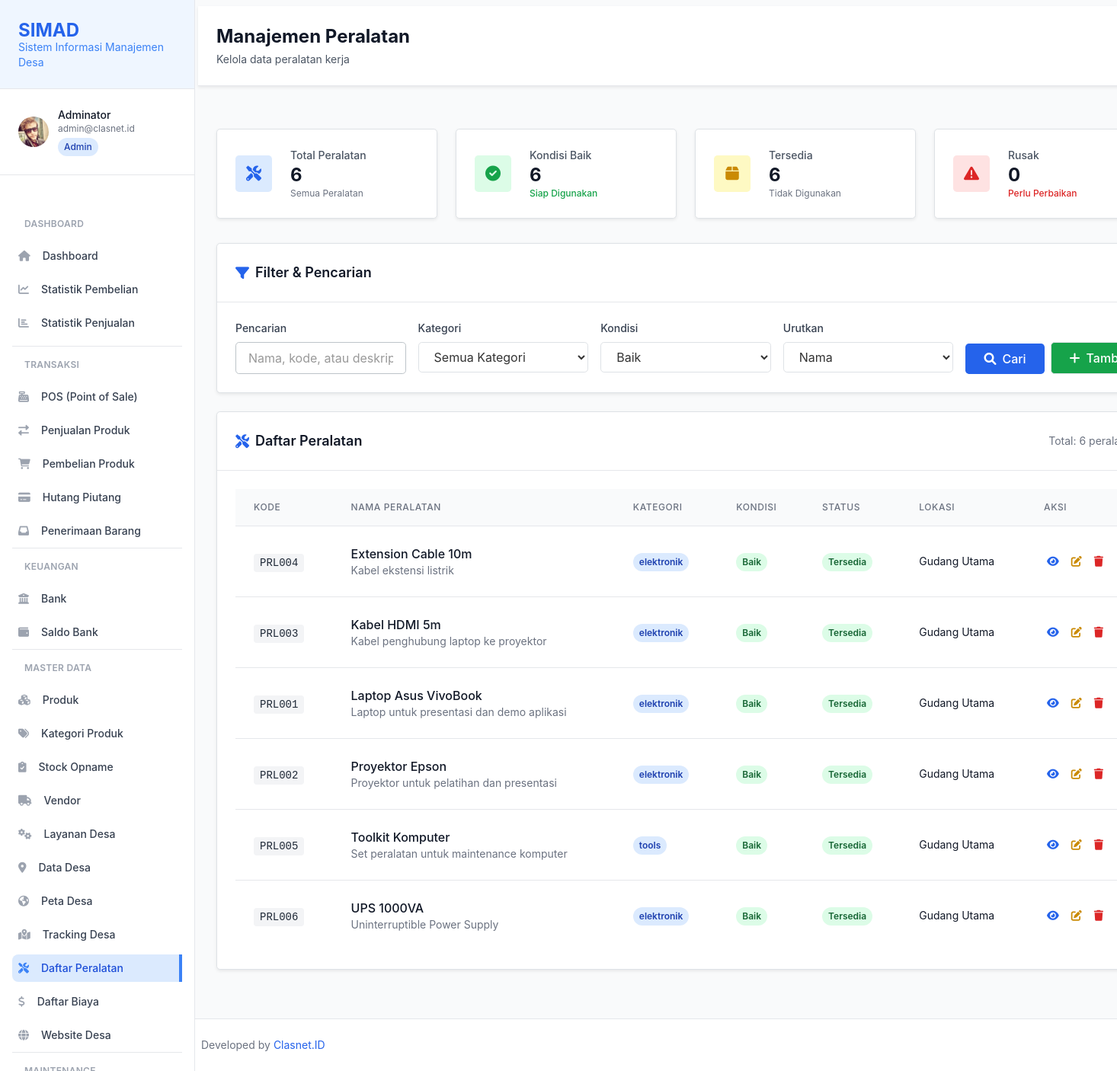
Page /peralatan.php (signed in) on the committed database.
### tables this page shows
CREATE TABLE `users` (
  `id` int(11) NOT NULL,
  `username` varchar(50) NOT NULL,
  `email` varchar(100) NOT NULL,
  `password` varchar(255) NOT NULL,
  `nama_lengkap` varchar(100) NOT NULL,
  `role` enum('admin','akunting','supervisor','teknisi','programmer','sales','finance') NOT NULL,
  `no_hp` varchar(20) DEFAULT NULL,
  `foto_profil` varchar(255) DEFAULT NULL,
  `status` enum('aktif','nonaktif') DEFAULT 'aktif',
  `created_at` timestamp NOT NULL DEFAULT current_timestamp(),
  `updated_at` timestamp NOT NULL DEFAULT current_timestamp() ON UPDATE current_timestamp(),
  `last_login` timestamp NULL DEFAULT NULL
);

CREATE TABLE `peralatan` (
  `id` int(11) NOT NULL,
  `kode_peralatan` varchar(20) NOT NULL,
  `nama_peralatan` varchar(100) NOT NULL,
  `kategori` enum('elektronik','tools','kendaraan','lainnya') NOT NULL,
  `deskripsi` text DEFAULT NULL,
  `kondisi` enum('baik','rusak_ringan','rusak_berat','maintenance') DEFAULT 'baik',
  `lokasi_penyimpanan` varchar(100) DEFAULT NULL,
  `tanggal_beli` date DEFAULT NULL,
  `harga_beli` decimal(15,2) DEFAULT NULL,
  `masa_garansi` int(11) DEFAULT NULL COMMENT 'dalam bulan',
  `status` enum('tersedia','digunakan','maintenance','hilang') DEFAULT 'tersedia',
  `foto` varchar(255) DEFAULT NULL,
  `created_at` timestamp NOT NULL DEFAULT current_timestamp(),
  `updated_at` timestamp NOT NULL DEFAULT current_timestamp() ON UPDATE current_timestamp()
);

### peralatan.php (the view, shortened to what the rows shown need)
<?php
require_once 'config/database.php';
require_once 'config/auth.php';
$db = getDatabase();
$status_filter = $_GET['status'] ?? 'baik';
$sort = $_GET['sort'] ?? 'nama_peralatan';
$order = $_GET['order'] ?? 'ASC';
$page = max(1, intval($_GET['page'] ?? 1));
$limit = 20;
$offset = ($page - 1) * $limit;
$where_conditions = [];
$params = [];
if (!empty($status_filter)) {
    $where_conditions[] = "kondisi = ?";
    $params[] = $status_filter;
}
$where_clause = !empty($where_conditions) ? 'WHERE ' . implode(' AND ', $where_conditions) : '';
$sort_mapping = [
    'nama_peralatan' => 'nama_peralatan',
    'kode_peralatan' => 'kode_peralatan',
    'kategori' => 'kategori',
    'kondisi' => 'kondisi',
    'lokasi_penyimpanan' => 'lokasi_penyimpanan',
    'created_at' => 'created_at'
];
$sort_column = $sort_mapping[$sort];
$order = strtoupper($order) === 'DESC' ? 'DESC' : 'ASC';
$query = "SELECT * FROM peralatan {$where_clause} ORDER BY {$sort_column} {$order} LIMIT {$limit} OFFSET {$offset}";
$peralatan_list = $db->select($query, $params);
function getKondisiBadgeClass($kondisi) {
    $badges = [
        'baik' => 'bg-green-100 text-green-800',
        'rusak_ringan' => 'bg-yellow-100 text-yellow-800',
        'rusak_berat' => 'bg-red-100 text-red-800',
        'maintenance' => 'bg-orange-100 text-orange-800'
    ];
    return $badges[$kondisi] ?? 'bg-gray-100 text-gray-800';
}
function getStatusBadgeClass($status) {
    $badges = [
        'tersedia' => 'bg-green-100 text-green-800',
        'digunakan' => 'bg-blue-100 text-blue-800',
        'tidak_tersedia' => 'bg-red-100 text-red-800'
    ];
    return $badges[$status] ?? 'bg-gray-100 text-gray-800';
}
require_once 'layouts/header.php';
?>
    <div class="bg-white shadow-sm border-b border-gray-200 mb-6">
        <div class="px-6 py-4">
            <div class="flex flex-col sm:flex-row sm:items-center sm:justify-between">
                <div>
                    <h1 class="text-2xl font-bold text-gray-900">Manajemen Peralatan</h1>
                </div>
            </div>
        </div>
    </div>
    <div class="max-w-7xl ml-0 px-4 sm:px-6 lg:px-8 py-8">
        <div class="bg-white rounded-lg shadow-sm border border-gray-200">
            <div class="p-6">
                <?php if (empty($peralatan_list)): ?>
                <div class="text-center py-12">
                    <i class="fas fa-tools text-6xl text-gray-300 mb-4"></i>
                    <p class="text-gray-500 text-lg mb-4">Tidak ada data peralatan yang ditemukan.</p>
                    <?php if (AuthStatic::hasRole(['admin', 'supervisor'])): ?>
                    <a href="peralatan-add.php" class="bg-primary-600 hover:bg-primary-700 text-white font-medium py-2 px-4 rounded-lg transition duration-200 inline-flex items-center">
                        <i class="fas fa-plus mr-2"></i>Tambah Peralatan Pertama
                    </a>
                    <?php endif; ?>
                </div>
                <?php else: ?>
                <div class="overflow-x-auto">
                    <table class="min-w-full divide-y divide-gray-200">
                        <thead class="bg-gray-50">
                            <tr>
                                <th class="px-6 py-3 text-left text-xs font-medium text-gray-500 uppercase tracking-wider">Kode</th>
                                <th class="px-6 py-3 text-left text-xs font-medium text-gray-500 uppercase tracking-wider">Nama Peralatan</th>
                                <th class="px-6 py-3 text-left text-xs font-medium text-gray-500 uppercase tracking-wider">Kategori</th>
                                <th class="px-6 py-3 text-left text-xs font-medium text-gray-500 uppercase tracking-wider">Kondisi</th>
                                <th class="px-6 py-3 text-left text-xs font-medium text-gray-500 uppercase tracking-wider">Status</th>
                                <th class="px-6 py-3 text-left text-xs font-medium text-gray-500 uppercase tracking-wider">Lokasi</th>
                                <th class="px-6 py-3 text-left text-xs font-medium text-gray-500 uppercase tracking-wider">Aksi</th>
                            </tr>
                        </thead>
                        <tbody class="bg-white divide-y divide-gray-200">
                            <?php foreach ($peralatan_list as $peralatan): ?>
                            <tr class="hover:bg-gray-50">
                                <td class="px-6 py-4 whitespace-nowrap">
                                    <code class="bg-gray-100 text-gray-800 px-2 py-1 rounded text-sm"><?php echo htmlspecialchars($peralatan['kode_peralatan']); ?></code>
                                </td>
                                <td class="px-6 py-4">
                                    <div class="font-medium text-gray-900"><?php echo htmlspecialchars($peralatan['nama_peralatan']); ?></div>
                                    <?php if (!empty($peralatan['deskripsi'])): ?>
                                    <div class="text-sm text-gray-500"><?php echo htmlspecialchars(substr($peralatan['deskripsi'], 0, 50)) . (strlen($peralatan['deskripsi']) > 50 ? '...' : ''); ?></div>
                                    <?php endif; ?>
                                </td>
                                <td class="px-6 py-4 whitespace-nowrap">
                                    <span class="inline-flex px-2 py-1 text-xs font-semibold rounded-full bg-blue-100 text-blue-800"><?php echo htmlspecialchars($peralatan['kategori']); ?></span>
                                </td>
                                <td class="px-6 py-4 whitespace-nowrap">
                                    <span class="inline-flex px-2 py-1 text-xs font-semibold rounded-full <?php echo getKondisiBadgeClass($peralatan['kondisi']); ?>">
                                        <?php echo ucfirst($peralatan['kondisi']); ?>
                                    </span>
                                </td>
                                <td class="px-6 py-4 whitespace-nowrap">
                                    <span class="inline-flex px-2 py-1 text-xs font-semibold rounded-full <?php echo getStatusBadgeClass($peralatan['status']); ?>">
                                        <?php echo ucfirst(str_replace('_', ' ', $peralatan['status'])); ?>
                                    </span>
                                </td>
                                <td class="px-6 py-4 text-sm text-gray-900"><?php echo htmlspecialchars($peralatan['lokasi_penyimpanan']); ?></td>
                                <td class="px-6 py-4 whitespace-nowrap text-sm font-medium">
                                    <div class="flex space-x-2">
                                        <a href="peralatan-view.php?id=<?php echo $peralatan['id']; ?>"
                                           class="text-blue-600 hover:text-blue-900 p-1 rounded" title="Lihat Detail">
                                            <i class="fas fa-eye"></i>
                                        </a>
                                        <?php if (AuthStatic::hasRole(['admin', 'supervisor'])): ?>
                                        <a href="peralatan-edit.php?id=<?php echo $peralatan['id']; ?>"
                                           class="text-yellow-600 hover:text-yellow-900 p-1 rounded" title="Edit">
                                            <i class="fas fa-edit"></i>
                                        </a>
                                        <?php endif; ?>
                                        <?php if (AuthStatic::hasRole(['admin'])): ?>
                                        <button type="button" class="text-red-600 hover:text-red-900 p-1 rounded"
                                                onclick="confirmDelete(<?php echo $peralatan['id']; ?>, '<?php echo htmlspecialchars($peralatan['nama_peralatan']); ?>')"
                                                title="Hapus">
                                            <i class="fas fa-trash"></i>
                                        </button>
                                        <?php endif; ?>
                                    </div>
                                </td>
                            </tr>
                            <?php endforeach; ?>
                        </tbody>
                </table>
            </div>
            <?php endif; ?>
        </div>
    </div>
</div>
<?php require_once 'layouts/footer.php'; ?>

### layouts/header.php (shortened to what the rows shown need)
<?php
if (class_exists('AuthStatic') && AuthStatic::isLoggedIn()) {
    $user = AuthStatic::getCurrentUser();
}
?>
<!DOCTYPE html>
<html lang="id" class="h-full bg-gray-50">
<head>
    <link href="https://cdn.jsdelivr.net/npm/bootstrap@4.6.2/dist/css/bootstrap.min.css" rel="stylesheet">
    <script src="https://cdn.tailwindcss.com"></script>
    <link href="https://cdnjs.cloudflare.com/ajax/libs/font-awesome/6.0.0/css/all.min.css" rel="stylesheet">
    <link href="css/pwa-mobile.css?v=<?php echo time(); ?>" rel="stylesheet">
    <link href="https://cdn.jsdelivr.net/npm/select2@4.1.0-rc.0/dist/css/select2.min.css" rel="stylesheet" />
</head>
<body class="h-full bg-gray-50">
    <aside id="sidebar" class="fixed top-0 left-0 z-20 flex flex-col flex-shrink-0 hidden w-64 h-full font-normal duration-75 lg:flex transition-width" aria-label="Sidebar">
        <div class="relative flex-1 flex flex-col min-h-0 border-r border-gray-200 bg-white">
            <div class="px-4 py-4 border-b border-gray-200 bg-white">
                <div class="flex items-center space-x-3">
                    <div class="flex-1 min-w-0">
                        <p class="text-sm font-medium text-gray-900 truncate">
                            <?php echo htmlspecialchars($user['nama_lengkap'] ?? 'User'); ?>
                        </p>
                        <p class="text-xs text-gray-500 truncate">
                            <?php echo htmlspecialchars($user['email'] ?? ''); ?>
                        </p>
                        <span class="inline-flex items-center px-2 py-1 rounded-full text-xs font-medium bg-blue-100 text-blue-800 mt-1">
                            <?php echo ucfirst($user['role'] ?? 'user'); ?>
                        </span>
                    </div>
                </div>
            </div>
        </div>
    </aside>
    <div id="main-content" class="h-full w-full bg-gray-50 relative lg:ml-64 overflow-x-hidden">
        <main class="pt-2 px-1 sm:px-2 max-w-full">

### rows in the picture
users: nama_lengkap "Adminator", email "admin@clasnet.id", role "Admin"
peralatan: kode_peralatan "PRL004", nama_peralatan "Extension Cable 10m", deskripsi "Kabel ekstensi listrik", kategori "elektronik", kondisi "Baik", status "Tersedia", lokasi_penyimpanan "Gudang Utama"
peralatan: kode_peralatan "PRL003", nama_peralatan "Kabel HDMI 5m", deskripsi "Kabel penghubung laptop ke proyektor", kategori "elektronik", kondisi "Baik", status "Tersedia", lokasi_penyimpanan "Gudang Utama"
peralatan: kode_peralatan "PRL001", nama_peralatan "Laptop Asus VivoBook", deskripsi "Laptop untuk presentasi dan demo aplikasi", kategori "elektronik", kondisi "Baik", status "Tersedia", lokasi_penyimpanan "Gudang Utama"
peralatan: kode_peralatan "PRL002", nama_peralatan "Proyektor Epson", deskripsi "Proyektor untuk pelatihan dan presentasi", kategori "elektronik", kondisi "Baik", status "Tersedia", lokasi_penyimpanan "Gudang Utama"
peralatan: kode_peralatan "PRL005", nama_peralatan "Toolkit Komputer", deskripsi "Set peralatan untuk maintenance komputer", kategori "tools", kondisi "Baik", status "Tersedia", lokasi_penyimpanan "Gudang Utama"
peralatan: kode_peralatan "PRL006", nama_peralatan "UPS 1000VA", deskripsi "Uninterruptible Power Supply", kategori "elektronik", kondisi "Baik", status "Tersedia", lokasi_penyimpanan "Gudang Utama"

### other values in the picture
$stats['total_peralatan'] "6"
$stats['kondisi_baik'] "6"
$stats['tersedia'] "6"
$stats['kondisi_rusak'] "0"
$total_records "6"
